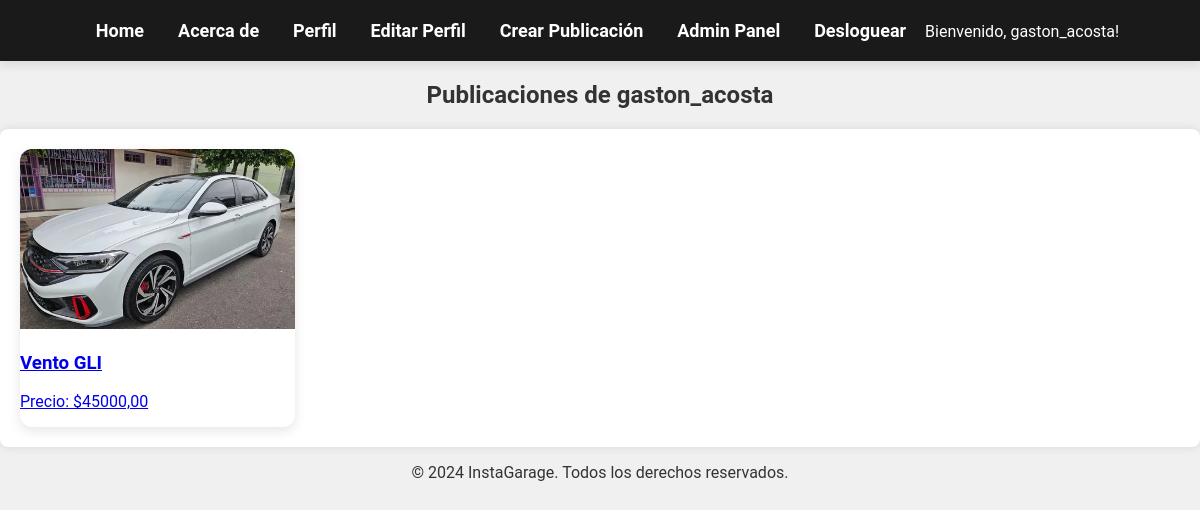
Screenshot of /ver_publicaciones_usuario/1/ (signed in) with the database file from the repository.
### principal/models.py (models this page shows, shortened)
class Publicacion(models.Model):
    titulo = models.CharField(max_length=200)
    descripcion_corta = models.CharField(max_length=300)
    descripcion = models.TextField()
    precio = models.DecimalField(max_digits=10, decimal_places=2)
    imagen = models.ImageField(upload_to='publicaciones/')
    url = models.URLField(max_length=200, blank=True, null=True)
    autor = models.ForeignKey(User, on_delete=models.CASCADE, related_name='mensajes_publicaciones')
    fecha_creacion = models.DateTimeField(auto_now_add=True)

### principal/views.py (the view)
# urls.py: path('ver_publicaciones_usuario/<int:user_id>/', views.ver_publicaciones_usuario, name='ver_publicaciones_usuario'),
@login_required
@user_passes_test(is_owner)
def ver_publicaciones_usuario(request, user_id):
    usuario = get_object_or_404(User, id=user_id)
    publicaciones = Publicacion.objects.filter(autor=usuario)
    return render(request, 'principal/ver_publicaciones_usuario.html', {'usuario': usuario, 'publicaciones': publicaciones})

### principal/views.py (called while the page is built)
def is_owner(user):
    return user.is_authenticated and user.perfil.estado == 'owner'

### principal/templates/principal/ver_publicaciones_usuario.html
{% extends 'principal/base.html' %}
{% block content %}
<h2>Publicaciones de {{ usuario.username }}</h2>
<div class="publicaciones-container">
    {% for publicacion in publicaciones %}
        <div class="card">
            <a href="{% url 'detalle_publicacion' publicacion.pk %}">
                <img src="{{ publicacion.imagen.url }}" alt="{{ publicacion.titulo }}">
                <h3>{{ publicacion.titulo }}</h3>
                <p>Precio: ${{ publicacion.precio }}</p>
            </a>
        </div>
    {% empty %}
        <p>Este usuario no tiene publicaciones.</p>
    {% endfor %}
</div>
{% endblock %}

### principal/templates/principal/base.html (shortened to what this page needs)
<!DOCTYPE html>
<html lang="es">
<head>
    {% load static %}
    <link rel="stylesheet" href="{% static 'principal/css/estilos.css' %}">
</head>
<body>
    <header>
        <nav id="main-nav">
            <a href="{% url 'home' %}">Home</a>
            <a href="{% url 'acerca_de' %}">Acerca de</a>
            {% if user.is_authenticated %}
                <a href="{% url 'perfil' %}">Perfil</a>
                <a href="{% url 'editar_perfil' %}">Editar Perfil</a>
                <a href="{% url 'crear_publicacion' %}">Crear Publicación</a>
                {% if user.perfil.estado == 'owner' %}
                    <a href="{% url 'gestionar_usuarios' %}">Admin Panel</a>
                {% endif %}
                <a href="{% url 'logout' %}">Desloguear</a>
                <span>Bienvenido, {{ user.username }}!</span>
            {% else %}
                <a href="{% url 'login' %}">Iniciar Sesión</a>
                <a href="{% url 'registrar' %}">Registrar</a>
            {% endif %}
        </nav>
    </header>
    <main>
        {% block content %}{% endblock %}
    </main>
    <footer>
        <p>&copy; 2024 InstaGarage. Todos los derechos reservados.</p>
    </footer>
</body>
</html>

### principal/static/principal/css/estilos.css (style rules this page uses)
body, html { font-family: 'Roboto', sans-serif; margin: 0; padding: 0; background-color: #f0f0f0; color: #333; text-align: center; }
nav { background-color: #1a1a1a; color: white; padding: 20px 0; text-align: center; box-shadow: 0px 4px 10px rgba(0, 0, 0, 0.1); position: sticky; top: 0; z-index: 1000; }
nav a { color: white; margin: 0 15px; text-decoration: none; font-weight: bold; font-size: 18px; transition: color 0.3s ease; }
.publicaciones-container { display: flex; flex-wrap: wrap; justify-content: center; gap: 30px; }
.card { max-width: 280px; background-color: #fff; border-radius: 12px; box-shadow: 0 4px 12px rgba(0, 0, 0, 0.1); overflow: hidden; text-align: left; transition: transform 0.3s ease-in-out; }
.card img { width: 100%; height: 180px; object-fit: cover; transition: transform 0.3s ease; }
.publicaciones-container { display: grid; grid-template-columns: repeat(4, 1fr); gap: 20px; margin: 0 auto; max-width: 1200px; padding: 20px; background-color: #fff; border-radius: 8px; box-shadow: 0 0 10px rgba(0, 0, 0, 0.1); }

### rows the page displays
Publicacion: imagen (picture), titulo "Vento GLI", precio "45000,00"

### other values shown
{{ user.username }} "gaston_acosta"
{{ usuario.username }} "gaston_acosta"
